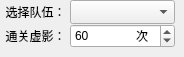
   <widget class="QWidget" name="useIllusion2FavorSetting">
    <widget class="QLabel" name="choiceTeam_label">
     <property name="geometry">
      <rect>
       <x>0</x>
       <y>0</y>
       <width>71</width>
       <height>24</height>
      </rect>
     </property>
     <property name="text">
      <string>选择队伍：</string>
     </property>
     <property name="alignment">
      <set>Qt::AlignCenter</set>
     </property>
     <property name="indent">
      <number>-1</number>
     </property>
    </widget>
    <widget class="QComboBox" name="choiceTeam_comboBox">
     <property name="geometry">
      <rect>
       <x>70</x>
       <y>0</y>
       <width>105</width>
       <height>24</height>
      </rect>
     </property>
    </widget>
    <widget class="QLabel" name="illusionTime_label">
     <property name="geometry">
      <rect>
       <x>0</x>
       <y>24</y>
       <width>71</width>
       <height>24</height>
      </rect>
     </property>
     <property name="text">
      <string>通关虚影：</string>
     </property>
     <property name="alignment">
      <set>Qt::AlignCenter</set>
     </property>
     <property name="indent">
      <number>-1</number>
     </property>
    </widget>
    <widget class="QSpinBox" name="favor_illusionToFavor_spinBox">
     <property name="geometry">
      <rect>
       <x>70</x>
       <y>24</y>
       <width>105</width>
       <height>24</height>
      </rect>
     </property>
     <property name="value">
      <number>60</number>
     </property>
    </widget>
    <widget class="QLabel" name="illusionTime_label_2">
     <property name="geometry">
      <rect>
       <x>130</x>
       <y>25</y>
       <width>24</width>
       <height>22</height>
      </rect>
     </property>
     <property name="text">
      <string>次</string>
     </property>
     <property name="alignment">
      <set>Qt::AlignCenter</set>
     </property>
     <property name="indent">
      <number>-1</number>
     </property>
    </widget>
   </widget>
